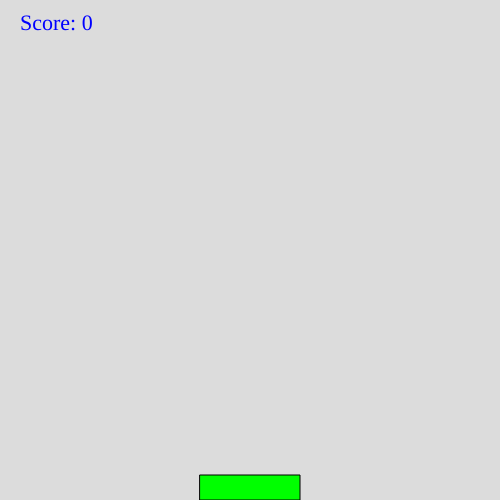
Frame 1 (no input)
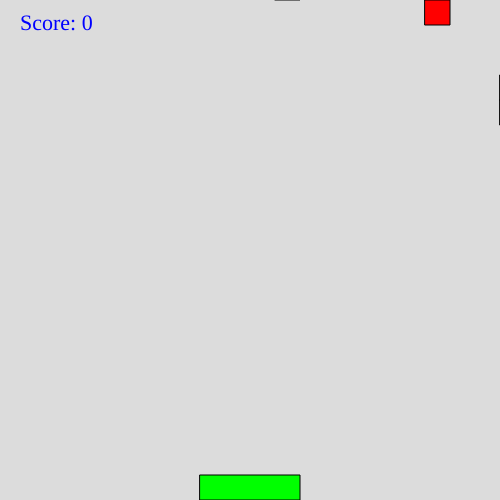
Frame 60 (no input)
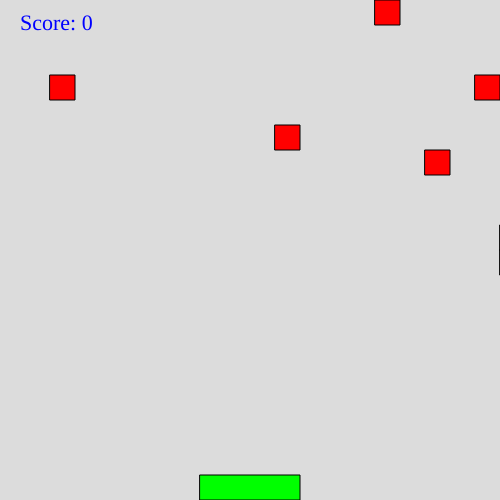
Frame 120 (the mouse pressed at the canvas centre since frame 60)

The p5.js sketch that drew these frames (run headless with seeded random() and noise() and a simulated clock; from frame 60 on, the mouse is pressed at the canvas centre):

// p5.js sketch
// ── sketch.js
var scl = 25;
var box = [];
var block;
var lenght = 20;
var score = 0;
var dead = false;

function setup() {
  createCanvas(500, 500);
  for (var i=0;i<lenght;i++) {
  	box[i] = new Box();
  }
  block = new Block();
  textSize(22);
  textFont("Tahoma");
  }

function keyPressed() {
	if (keyCode===RIGHT_ARROW) {
    	if (block.xCrd != width-block.blockLength) block.move(scl);
	}
  else if (keyCode===LEFT_ARROW) {
    	if (block.xCrd != 0) block.move(-scl);
  }
}

function gameOver() {
	for (var i=0;i<lenght;i++) {
  	if ((box[i].yCrd+scl) == block.yCrd) {
    	for (var j=1;j<(block.blockLength/scl);j++) {
        if (box[i].xCrd == block.xCrd+j*scl || (box[i].xCrd+scl) == block.xCrd+j*scl) {
        	noLoop();
          dead = true;
          fill(244,66,215);
          text("Game Over!",width/2-60,100);
          break;
        }
    	}
  	}
  }
}

function draw() {
  background(220);
  for (var i=0;i<lenght;i++) {
  	box[i].fall();
    box[i].show();
  }
  // block.move();
  block.show();
  gameOver();
  fill(0,0,255);
  text('Score: '+score,20,30);
}

function Box() {
	this.xCrd= floor(random(scl)) * scl;
	this.yCrd= floor(random(-scl,0)) * scl;
	this.ySpeed=2.5;
	this.fall = function() {
		this.yCrd += this.ySpeed;
    if (this.yCrd > height) {
      this.yCrd = floor(random(-scl,0)) * scl;
      score++;
    }
	}
	this.show = function() {
		fill(255,0,0);
		rect(this.xCrd,this.yCrd,scl,scl);
	}
}

function Block() {
  this.blockLength=scl*4;
	this.xCrd=(width/2)-this.blockLength/2;
  this.yCrd=height-scl;
  this.move = function(xSpeed) {
  	this.xCrd += xSpeed;
  }
  this.show = function() {
  	fill(0,255,0);
    rect(this.xCrd,this.yCrd,this.blockLength,scl);
  }
}
